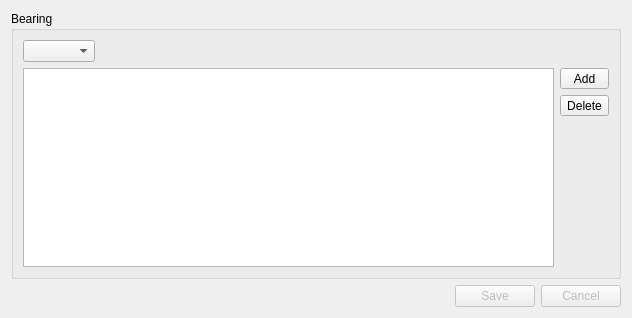
<?xml version="1.0" encoding="UTF-8"?>
<ui version="4.0">
 <class>BearingEditor</class>
 <widget class="QWidget" name="BearingEditor">
  <property name="geometry">
   <rect>
    <x>0</x>
    <y>0</y>
    <width>632</width>
    <height>318</height>
   </rect>
  </property>
  <property name="windowTitle">
   <string>Bearing point editor</string>
  </property>
  <layout class="QVBoxLayout" name="verticalLayout">
   <item>
    <widget class="QGroupBox" name="groupBox">
     <property name="title">
      <string>Bearing</string>
     </property>
     <layout class="QGridLayout" name="gridLayout_2">
      <item row="0" column="0">
       <widget class="QComboBox" name="firCombo">
        <property name="sizeAdjustPolicy">
         <enum>QComboBox::AdjustToContents</enum>
        </property>
       </widget>
      </item>
      <item row="0" column="1">
       <spacer name="horizontalSpacer">
        <property name="orientation">
         <enum>Qt::Horizontal</enum>
        </property>
        <property name="sizeHint" stdset="0">
         <size>
          <width>469</width>
          <height>20</height>
         </size>
        </property>
       </spacer>
      </item>
      <item row="1" column="0" rowspan="3" colspan="2">
       <widget class="QTableView" name="bearingView">
        <property name="selectionBehavior">
         <enum>QAbstractItemView::SelectRows</enum>
        </property>
        <property name="sortingEnabled">
         <bool>true</bool>
        </property>
        <property name="wordWrap">
         <bool>false</bool>
        </property>
       </widget>
      </item>
      <item row="1" column="2">
       <widget class="QToolButton" name="addBearingButton">
        <property name="sizePolicy">
         <sizepolicy hsizetype="Preferred" vsizetype="Fixed">
          <horstretch>0</horstretch>
          <verstretch>0</verstretch>
         </sizepolicy>
        </property>
        <property name="text">
         <string>Add</string>
        </property>
       </widget>
      </item>
      <item row="2" column="2">
       <widget class="QToolButton" name="deleteBearingButton">
        <property name="sizePolicy">
         <sizepolicy hsizetype="Preferred" vsizetype="Fixed">
          <horstretch>0</horstretch>
          <verstretch>0</verstretch>
         </sizepolicy>
        </property>
        <property name="text">
         <string>Delete</string>
        </property>
       </widget>
      </item>
      <item row="3" column="2">
       <spacer name="verticalSpacer_2">
        <property name="orientation">
         <enum>Qt::Vertical</enum>
        </property>
        <property name="sizeHint" stdset="0">
         <size>
          <width>20</width>
          <height>162</height>
         </size>
        </property>
       </spacer>
      </item>
     </layout>
    </widget>
   </item>
   <item>
    <widget class="QDialogButtonBox" name="operButtons">
     <property name="enabled">
      <bool>false</bool>
     </property>
     <property name="standardButtons">
      <set>QDialogButtonBox::Cancel|QDialogButtonBox::Save</set>
     </property>
    </widget>
   </item>
  </layout>
 </widget>
 <resources/>
 <connections/>
</ui>
